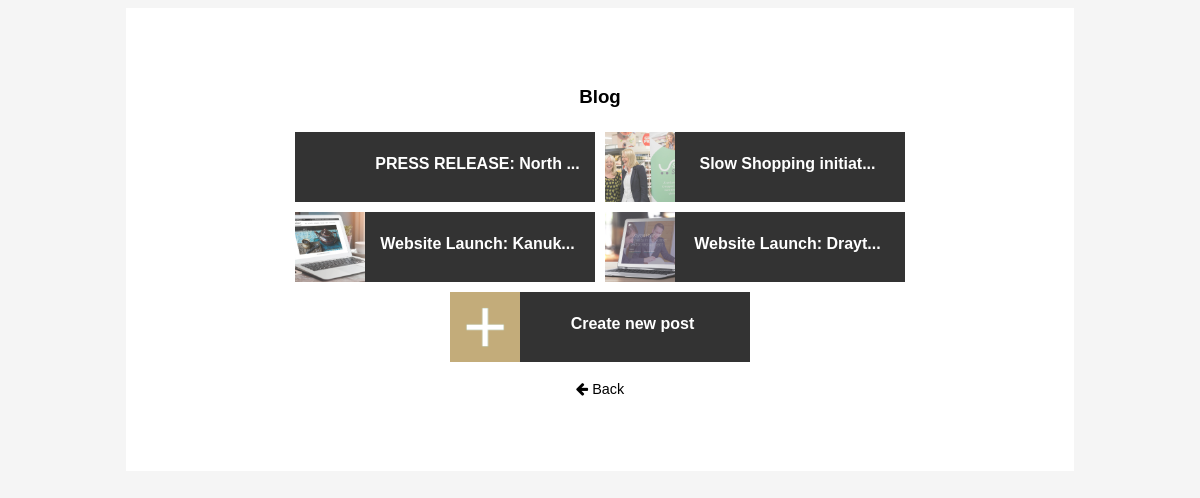
The page /admin/admin-blog.php on the database as committed earlier.
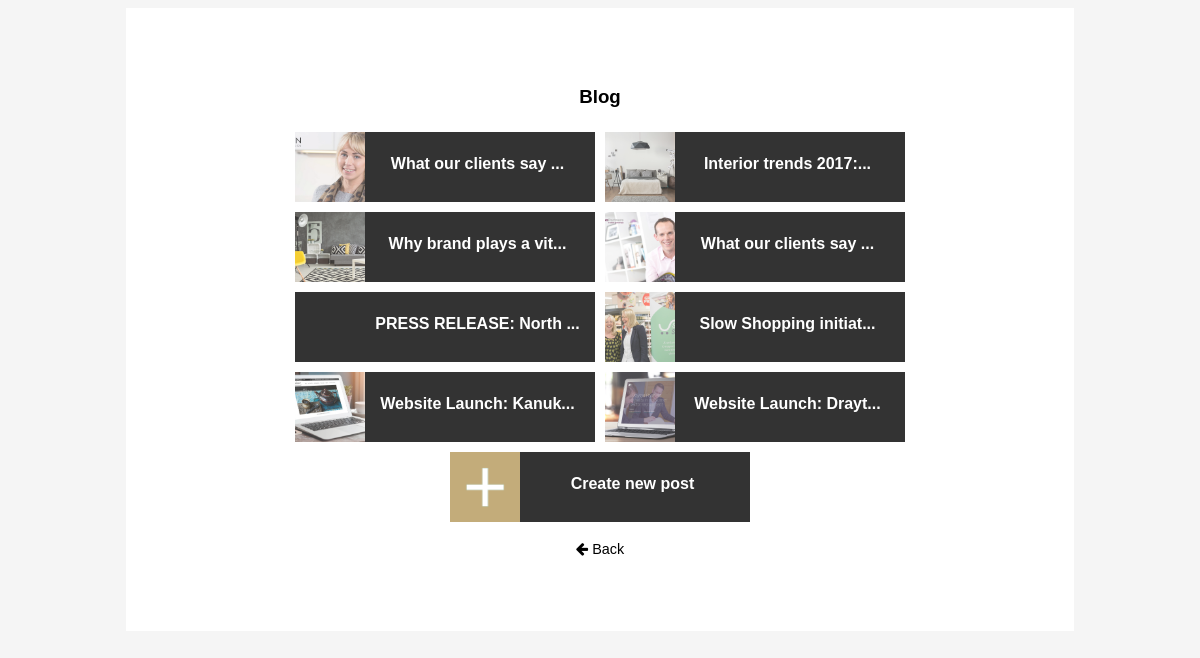
The same page on the database as committed later.
### tables this page shows
CREATE TABLE `blog` (
  `id` int(8) NOT NULL,
  `datetime` datetime NOT NULL,
  `title` varchar(256) NOT NULL,
  `description` varchar(5000) NOT NULL,
  `summary` varchar(1000) NOT NULL,
  `image` varchar(255) NOT NULL DEFAULT 'images/blog/default.jpg'
);

### admin/admin-blog.php (the view, shortened to what this page needs)
<?php include_once "../scripts/connector.php"; ?>
<!DOCTYPE html>
<html lang="en">
<head>
    <link rel="stylesheet" href="https://maxcdn.bootstrapcdn.com/font-awesome/4.5.0/css/font-awesome.min.css" />
	<link rel="stylesheet" type="text/css" href="css/admin.css" />
</head>
<body>
 <div class="admin-container">
  <h3>Blog</h3>
   <?php
        $sql = "SELECT * FROM blog ORDER BY datetime DESC";
        $result = mysqli_query($dbconnect, $sql);
		while($row = mysqli_fetch_array($result)){
			echo "<a title='" . $row["title"] . "' href='admin-blog-updateform.php?id=" . $row["id"] . "'>";
            echo "<div class='admin-work-button'><div class='admin-work-thumbnail' style='background: url(../" . $row["image"] . ") center; background-size: cover'></div><h4 class='admin-work-text'>" . substr($row["title"], 0, 21) . "...</h4></div></a>";
        }
    ?>
    <a class="admin-add-button admin-work-button" href="add-blogpost-form.php">
        <div class="admin-add-button-thumbnail admin-work-thumbnail"></div>
        <h4 class="admin-work-text">Create new post</h4>
    </a>
    <br>
    <a href="index.php"><p><i class="fa fa-arrow-left" aria-hidden="true"></i> Back</p></a>
    </div>
    </body>
</html>

Rows that differ between the two databases and show on the page:
added blog: image (picture), title "What our clients say"
added blog: image (picture), title "Interior trends 2017:"
added blog: image (picture), title "Why brand plays a vit"
added blog: image (picture), title "What our clients say"
